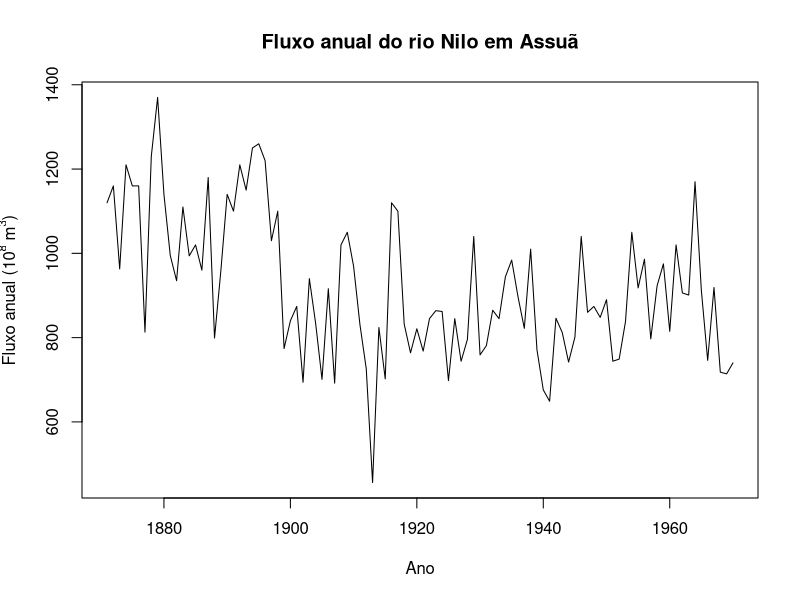
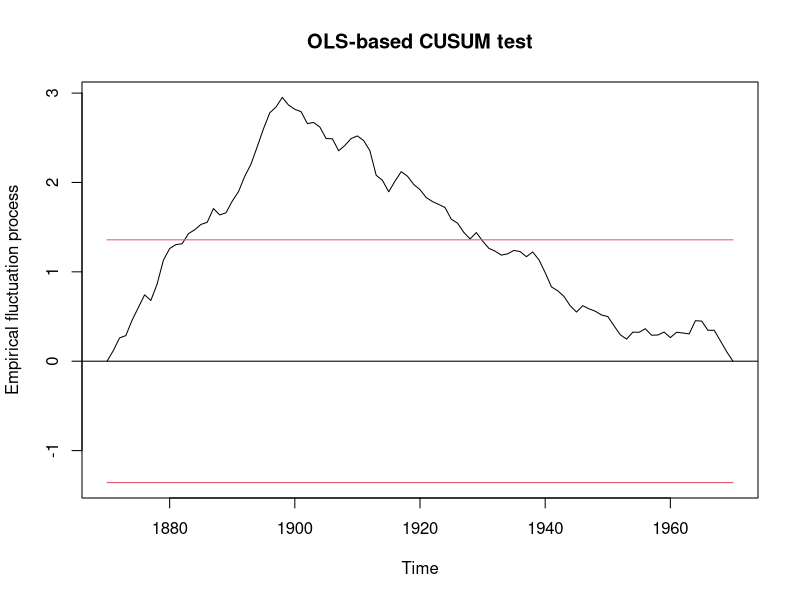

Here is the R script that generated these plots, in order:
## ---- chunk 1
#| label: setup
#| include: false

# Define a exibição dos números
options(digits = 5, scipen = 999)

# Carrega o pacote necessário
library(strucchange)
## ---- chunk 2
#| label: dados-nilo

# Carrega a série anual do fluxo do rio Nilo
# disponível no pacote datasets.
data("Nile", package = "datasets")

# Representa a série para examinar possíveis mudanças
# de nível ao longo do tempo.
plot(
  Nile,
  type = "l",
  xlab = "Ano",
  ylab = expression("Fluxo anual (" * 10^8 * " m"^3 * ")"),
  main = "Fluxo anual do rio Nilo em Assuã"
)
## ---- chunk 3
#| label: modelo-nilo

# Estima um modelo com apenas intercepto para
# representar o nível médio da série.
modelo_nilo <- lm(Nile ~ 1)
## ---- chunk 4
#| label: q1a-ols-cusum

# Calcula o processo OLS-CUSUM para avaliar a
# estabilidade da média.
cusum_nilo <- strucchange::efp(
  formula(modelo_nilo),
  type = "OLS-CUSUM"
)

# Representa o processo OLS-CUSUM com os
# limites críticos de 5%.
plot(cusum_nilo, alpha = 0.05)

# Calcula a estatística e o valor-p do
# teste OLS-CUSUM.
resultado_cusum <- strucchange::sctest(cusum_nilo)

# Exibe a estatística e o valor-p do teste.
resultado_cusum
## ---- chunk 5
#| label: q1b-supf

# Calcula as estatísticas F para as divisões candidatas da amostra,
# utilizando trimming de 15% nas extremidades.
estatisticas_f <- strucchange::Fstats(
  formula(modelo_nilo),
  from = 0.15
)

# Aplica o teste supF para uma quebra com
# localização desconhecida.
resultado_supf <- strucchange::sctest(
  estatisticas_f,
  type = "supF"
)

# Exibe a estatística e o valor-p do teste.
resultado_supf

# Localiza a divisão associada ao maior
# valor das estatísticas F.
quebra_nilo <- strucchange::breakpoints(estatisticas_f)

# Exibe a localização estimada da quebra.
quebra_nilo
